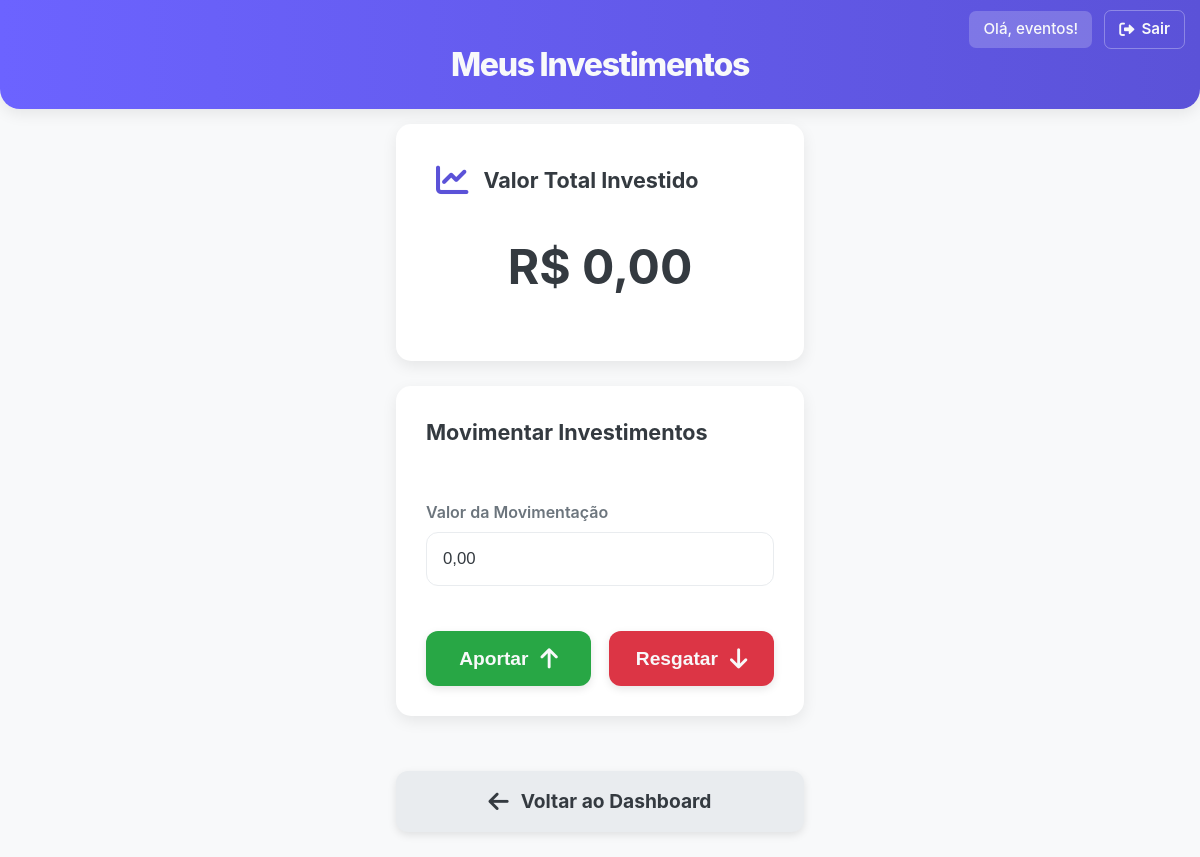
/investimentos (signed in), run on the app's committed database.
### app.py (models this page shows, shortened)
class Usuario(db.Model, UserMixin):
    __tablename__ = 'usuarios'
    id = db.Column(db.Integer, primary_key=True)
    nome_de_usuario = db.Column(db.String(20), unique=True, nullable=False)
    senha_hash = db.Column(db.String(128), nullable=False)
    transacoes = db.relationship('Transacao', backref='proprietario', lazy=True)
    gastos_fixos = db.relationship('GastoFixo', backref='proprietario', lazy=True)
    dados_financeiros = db.relationship('DadosFinanceiros', backref='proprietario', uselist=False, lazy=True)

class DadosFinanceiros(db.Model):
    __tablename__ = 'dados_financeiros'
    id = db.Column(db.Integer, primary_key=True)
    saldo_em_caixa_total = db.Column(db.Float, default=0.0, nullable=False)
    valor_investido_total = db.Column(db.Float, default=0.0, nullable=False)
    usuario_id = db.Column(db.Integer, db.ForeignKey('usuarios.id'), unique=True, nullable=False)

### app.py (the view)
@app.route('/investimentos')
@login_required
def Pagina_investimentos():
    dados_fin = current_user.dados_financeiros
    saldo_caixa = dados_fin.saldo_em_caixa_total
    valor_investido = dados_fin.valor_investido_total
    return render_template(
        'investimentos.html',
        saldo_caixa=saldo_caixa,
        valor_investido=valor_investido
    )

### app.py (called while the page is built)
@login_manager.user_loader
def Carregar_usuario(id_do_usuario):
    return Usuario.query.get(int(id_do_usuario))

@app.template_filter('formatar_moeda')
def formatar_moeda_filter(valor):
    return f"R$ {valor:,.2f}".replace(",", "X").replace(".", ",").replace("X", ".")

### templates/investimentos.html (shortened to what this page needs)
<!DOCTYPE html>
<html lang="pt-br">
<head>
    <link rel="stylesheet" href="{{ url_for('static', filename='css/estilo.css') }}">
    <link rel="stylesheet" href="https://cdnjs.cloudflare.com/ajax/libs/font-awesome/6.0.0-beta3/css/all.min.css">
</head>
<body>
    <div class="header-app">
        <h1 class="titulo-app">Meus Investimentos</h1>
        <div class="area-usuario-nav">
            {% if current_user.is_authenticated %}
                <p class="nome-usuario-logado">Olá, {{ current_user.nome_de_usuario }}!</p>
                <a href="{{ url_for('Sair') }}" class="bt-nav-usuario"><i class="fas fa-sign-out-alt"></i> Sair</a>
            {% else %}
                <a href="{{ url_for('Pagina_registro') }}" class="bt-nav-usuario"><i class="fas fa-user-plus"></i> Registrar</a>
                <a href="{{ url_for('Pagina_login') }}" class="bt-nav-usuario"><i class="fas fa-sign-in-alt"></i> Login</a>
            {% endif %}
        </div>
    </div>
    <div class="container">
        <div class="card card-investimento-atual">
            <h2 class="titulo-card"><i class="fas fa-chart-line icone-resumo"></i> Valor Total Investido</h2>
            <p class="valor-principal">{{ valor_investido | formatar_moeda }}</p>
        </div>
        <div class="card card-formulario">
            <h2 class="titulo-card">Movimentar Investimentos</h2>
            <form id="form_movimento_investimento" action="{{ url_for('Movimentar_investimento') }}" method="post" class="formulario-movimentacao-investimento">
                <div class="campo-do-formulario">
                    <label for="valor_movimento_investimento">Valor da Movimentação</label>
                    <input type="text" id="valor_movimento_investimento" name="valor_movimento" inputmode="numeric" pattern="[0-9,\.]*" placeholder="0,00" required>
                </div>
                <div class="grupo-botoes-movimento">
                    <button type="button" id="bt_aportar" class="bt-acao bt-aportar">Aportar <i class="fas fa-arrow-up"></i></button>
                    <button type="button" id="bt_resgatar" class="bt-acao bt-resgatar">Resgatar <i class="fas fa-arrow-down"></i></button>
                </div>
            </form>
        </div>
        <a href="{{ url_for('Pagina_inicial') }}" class="bt-acao bt-voltar"><i class="fas fa-arrow-left"></i> Voltar ao Dashboard</a>
    </div>
</body>
</html>

### data on the page
Usuario: nome_de_usuario "eventos"
DadosFinanceiros: valor_investido_total "R$ 0,00"
